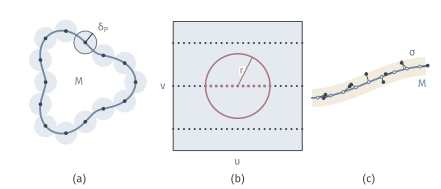

Here is the Python script that generated this plot:
"""Coverage by delta-discs, stripes that are dense but direction-deficient, and bounded observation noise."""
from pathlib import Path
import sys
ROOT = next(p for p in Path(__file__).resolve().parents if (p/"build.sh").is_file() and (p/"tex/book.tex").is_file())
sys.path.insert(0, str(ROOT/"figures/04-spaces-measures-and-geometry/04-manifolds/matplotlib/mfd-common"))
from mfd3d import *
from matplotlib.patches import Circle, Polygon
OUT = Path(__file__).resolve().parent

W, H = 112, 48
fig, ax = canvas(W, H)
# (a) closed curve r(t)=1+.25 cos 3t, samples equally spaced in arc length; delta is computed.
t = np.linspace(0, 2*np.pi, 6001)
rad = 1+.25*np.cos(3*t)
c = np.stack([rad*np.cos(t), rad*np.sin(t)], 1)
s = np.r_[0, np.cumsum(np.linalg.norm(np.diff(c, axis=0), axis=1))]
n = 14
idx = [np.argmin(np.abs(s-v)) for v in np.linspace(0, s[-1], n, endpoint=False)]
P = c[idx]
delta = np.max(np.min(np.linalg.norm(c[:, None]-P[None], axis=2), axis=1))
u = 11.5; o = np.array([20, 27])
for p in P:
    ax.add_patch(Circle(o+u*p, u*delta, fc=BLUE_FILL, ec='none', zorder=1))
ax.plot(*(o+u*c).T, color=BLUE, lw=1.3, zorder=3)
for p in P:
    dot(ax, o+u*p, INK, size=.9)
q = P[3]; d = np.array([np.cos(.9), np.sin(.9)])
ax.add_patch(Circle(o+u*q, u*delta, fc='none', ec=MUTED, lw=.7, zorder=4))
ax.plot(*zip(o+u*q, o+u*(q+delta*d)), color=INK, lw=.8, zorder=5)
label(ax, o+u*(q+delta*d)+(2.8, 1.4), r'$\delta_P$', 7.5, MUTED)
label(ax, o+(0, 0), '$M$', 8, BLUE)
panel_tag(ax, 20, 1.4, '(a)')
# (b) flat patch; three horizontal lines v=1/6,1/2,5/6, spacing 1/24 along each line.
x0, y0, S = 44, 9.5, 33
ax.add_patch(Polygon([(x0, y0), (x0+S, y0), (x0+S, y0+S), (x0, y0+S)], fc=BLUE_FILL, ec='none', zorder=1))
ax.plot([x0, x0+S, x0+S, x0, x0], [y0, y0, y0+S, y0+S, y0], color=STROKE, lw=.75, zorder=2)
X = lambda a: x0+a*S; Y = lambda a: y0+a*S
uu = np.arange(0, 1+1e-9, 1/24)
for v in (1/6, 1/2, 5/6):
    ax.plot(X(uu), np.full_like(uu, Y(v)), 'o', ms=1.5, mfc=INK, mec=INK, mew=0, zorder=3)
cu, cv, r = 12/24, 1/2, .25
th = np.linspace(0, 2*np.pi, 241)
ax.plot(X(cu+r*np.cos(th)), Y(cv+r*np.sin(th)), color=RED, lw=1.1, zorder=4)
sel = uu[np.abs(uu-cu) <= r+1e-9]
ax.plot(X(sel), np.full_like(sel, Y(cv)), 'o', ms=2.1, mfc=RED, mec=RED, mew=0, zorder=5)
ax.plot(*zip((X(cu), Y(cv)), (X(cu+r*np.cos(1.1)), Y(cv+r*np.sin(1.1)))), color=RED, lw=.8, zorder=5)
label(ax, (X(cu+.03), Y(cv+.12)), '$r$', 7.5, RED, halo=True)
label(ax, (x0+S/2, y0-2.8), '$u$', 7.5, MUTED); label(ax, (x0-2.6, y0+S/2), '$v$', 7.5, MUTED)
panel_tag(ax, x0+S/2, 1.4, '(b)')
# (c) tube of radius sigma around y=.28 sin(1.5x); noise from a fixed seed.
rng = np.random.default_rng(431)
xs = np.linspace(-1, 1, 401)
f = lambda x: .28*np.sin(1.5*x)
df = lambda x: .42*np.cos(1.5*x)
sig = .16
ux, uy = 14.5, 14.5
ox, oy = 94, 27
N = np.stack([-df(xs), np.ones_like(xs)], 1); N /= np.linalg.norm(N, axis=1, keepdims=True)
cur = np.stack([xs, f(xs)], 1)
up, lo = cur+sig*N, cur-sig*N
ax.add_patch(Polygon(np.r_[up, lo[::-1]]*[ux, uy]+[ox, oy], fc=YELLOW_FILL, ec='none', zorder=1))
ax.plot(ox+ux*xs, oy+uy*f(xs), color=BLUE, lw=1.3, zorder=3)
tp = np.linspace(-.9, .9, 9)
for a in tp:
    ang = rng.uniform(0, 2*np.pi); rr = sig*np.sqrt(rng.uniform(.25, .95))
    p = np.array([a, f(a)]); x = p+rr*np.array([np.cos(ang), np.sin(ang)])
    P0, X0 = (ox+ux*p[0], oy+uy*p[1]), (ox+ux*x[0], oy+uy*x[1])
    ax.plot(*zip(P0, X0), color=STROKE, lw=.6, zorder=4)
    dot(ax, P0, BLUE, size=.95, hollow=True)
    dot(ax, X0, INK, size=.9)
a = .62; p = np.array([a, f(a)]); n0 = np.array([-df(a), 1]); n0 /= np.linalg.norm(n0)
b = p+sig*n0
label(ax, (ox+ux*.95, oy+uy*f(.95)-4.6), '$M$', 8, BLUE)
ax.plot(*zip((ox+ux*p[0], oy+uy*p[1]), (ox+ux*b[0], oy+uy*b[1])), color=YELLOW, lw=.9, zorder=2)
label(ax, (ox+ux*.62+2.2, oy+uy*(f(.62)+.3)), r'$\sigma$', 7.5, MUTED)
panel_tag(ax, ox, 1.4, '(c)')
print('delta=', delta)
save(fig, OUT, 'figure', {'formula': 'curve r(t)=1+.25cos3t with 14 arc-equal samples; patch lines v=1/6,1/2,5/6 spacing 1/24; noise seed 431, sigma=.16'})
